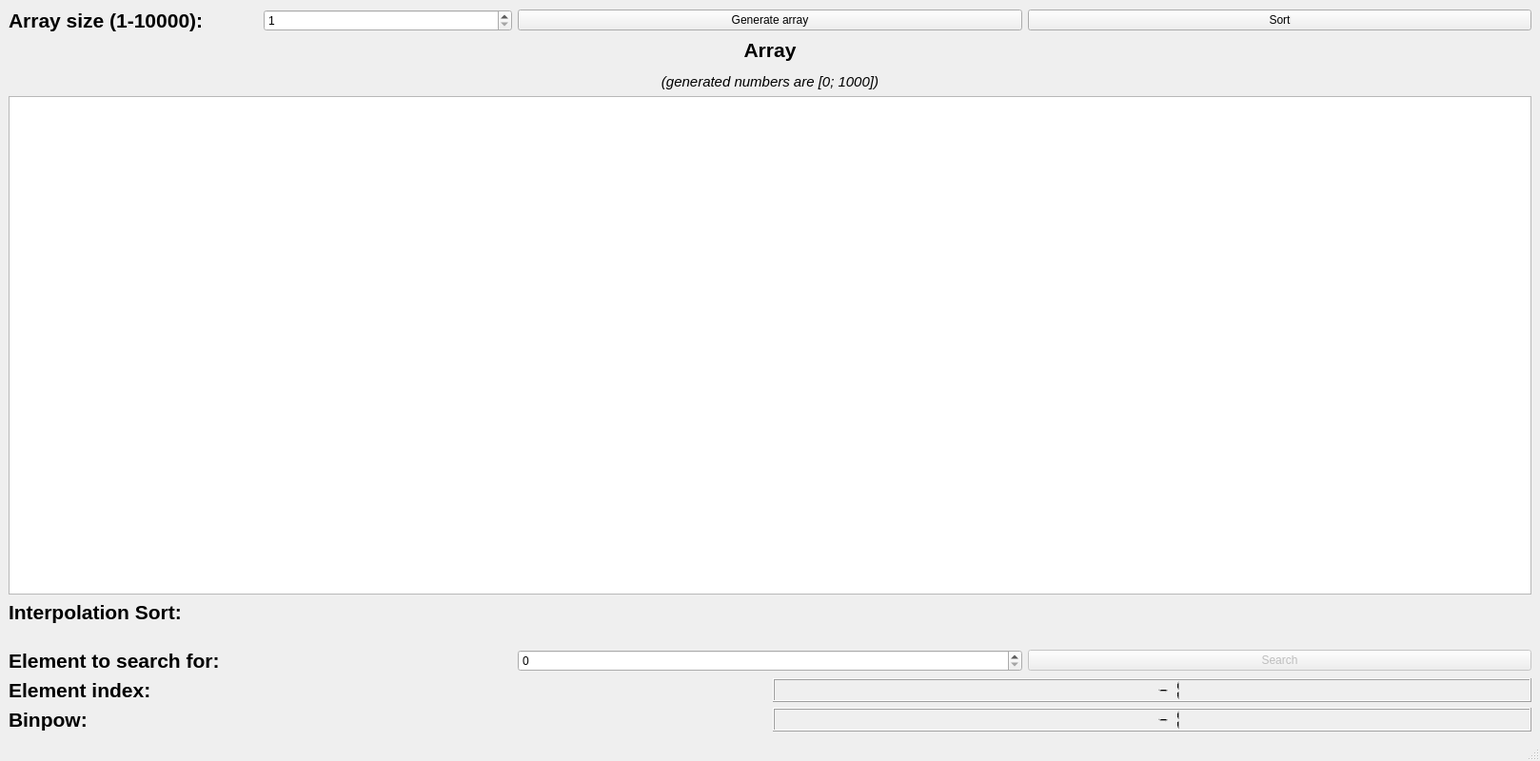
<?xml version="1.0" encoding="UTF-8"?>
<ui version="4.0">
 <class>MainWindow</class>
 <widget class="QMainWindow" name="MainWindow">
  <property name="geometry">
   <rect>
    <x>0</x>
    <y>0</y>
    <width>1618</width>
    <height>800</height>
   </rect>
  </property>
  <property name="sizePolicy">
   <sizepolicy hsizetype="Fixed" vsizetype="Fixed">
    <horstretch>0</horstretch>
    <verstretch>0</verstretch>
   </sizepolicy>
  </property>
  <property name="minimumSize">
   <size>
    <width>1618</width>
    <height>800</height>
   </size>
  </property>
  <property name="maximumSize">
   <size>
    <width>1618</width>
    <height>800</height>
   </size>
  </property>
  <property name="windowTitle">
   <string>Task 2</string>
  </property>
  <widget class="QWidget" name="centralwidget">
   <layout class="QVBoxLayout" name="verticalLayout_2">
    <item>
     <layout class="QHBoxLayout" name="horizontalLayout_6">
      <item>
       <layout class="QHBoxLayout" name="horizontalLayout_5">
        <item>
         <widget class="QLabel" name="label_7">
          <property name="sizePolicy">
           <sizepolicy hsizetype="Minimum" vsizetype="Preferred">
            <horstretch>0</horstretch>
            <verstretch>0</verstretch>
           </sizepolicy>
          </property>
          <property name="font">
           <font>
            <pointsize>16</pointsize>
            <bold>true</bold>
           </font>
          </property>
          <property name="text">
           <string>&lt;html&gt;&lt;head/&gt;&lt;body&gt;&lt;p&gt;Array size (1-10000): &lt;/p&gt;&lt;/body&gt;&lt;/html&gt;</string>
          </property>
         </widget>
        </item>
        <item>
         <widget class="QSpinBox" name="spinBox">
          <property name="minimum">
           <number>1</number>
          </property>
          <property name="maximum">
           <number>10000</number>
          </property>
         </widget>
        </item>
       </layout>
      </item>
      <item>
       <widget class="QPushButton" name="pushButton">
        <property name="text">
         <string>Generate array</string>
        </property>
       </widget>
      </item>
      <item>
       <widget class="QPushButton" name="pushButton_2">
        <property name="text">
         <string>Sort</string>
        </property>
       </widget>
      </item>
     </layout>
    </item>
    <item>
     <layout class="QVBoxLayout" name="verticalLayout_3">
      <item>
       <widget class="QLabel" name="label_8">
        <property name="font">
         <font>
          <pointsize>16</pointsize>
          <bold>true</bold>
         </font>
        </property>
        <property name="text">
         <string>&lt;html&gt;&lt;head/&gt;&lt;body&gt;&lt;p align=&quot;center&quot;&gt;Array&lt;/p&gt;&lt;p align=&quot;center&quot;&gt;&lt;span style=&quot; font-size:11pt; font-weight:400; font-style:italic;&quot;&gt;(generated numbers are [0; 1000])&lt;/span&gt;&lt;/p&gt;&lt;/body&gt;&lt;/html&gt;</string>
        </property>
       </widget>
      </item>
     </layout>
    </item>
    <item>
     <widget class="QGraphicsView" name="graphicsView">
      <property name="minimumSize">
       <size>
        <width>1600</width>
        <height>481</height>
       </size>
      </property>
      <property name="interactive">
       <bool>false</bool>
      </property>
      <property name="sceneRect">
       <rectf>
        <x>0.000000000000000</x>
        <y>0.000000000000000</y>
        <width>0.000000000000000</width>
        <height>0.000000000000000</height>
       </rectf>
      </property>
      <property name="viewportUpdateMode">
       <enum>QGraphicsView::FullViewportUpdate</enum>
      </property>
     </widget>
    </item>
    <item>
     <layout class="QHBoxLayout" name="horizontalLayout_8">
      <item>
       <layout class="QHBoxLayout" name="horizontalLayout">
        <item>
         <widget class="QLabel" name="label">
          <property name="sizePolicy">
           <sizepolicy hsizetype="Fixed" vsizetype="Preferred">
            <horstretch>0</horstretch>
            <verstretch>0</verstretch>
           </sizepolicy>
          </property>
          <property name="font">
           <font>
            <pointsize>16</pointsize>
            <bold>true</bold>
           </font>
          </property>
          <property name="text">
           <string>Interpolation Sort:</string>
          </property>
         </widget>
        </item>
        <item>
         <widget class="QLabel" name="label_4">
          <property name="font">
           <font>
            <pointsize>15</pointsize>
           </font>
          </property>
          <property name="text">
           <string/>
          </property>
         </widget>
        </item>
       </layout>
      </item>
     </layout>
    </item>
    <item>
     <spacer name="verticalSpacer">
      <property name="orientation">
       <enum>Qt::Vertical</enum>
      </property>
      <property name="sizeType">
       <enum>QSizePolicy::Minimum</enum>
      </property>
      <property name="sizeHint" stdset="0">
       <size>
        <width>20</width>
        <height>20</height>
       </size>
      </property>
     </spacer>
    </item>
    <item>
     <layout class="QVBoxLayout" name="verticalLayout">
      <item>
       <layout class="QHBoxLayout" name="horizontalLayout_4">
        <item>
         <widget class="QLabel" name="label_9">
          <property name="sizePolicy">
           <sizepolicy hsizetype="Minimum" vsizetype="Preferred">
            <horstretch>0</horstretch>
            <verstretch>0</verstretch>
           </sizepolicy>
          </property>
          <property name="text">
           <string>&lt;html&gt;&lt;head/&gt;&lt;body&gt;&lt;p&gt;&lt;span style=&quot; font-size:16pt; font-weight:700;&quot;&gt;Element to search for: &lt;/span&gt;&lt;/p&gt;&lt;/body&gt;&lt;/html&gt;</string>
          </property>
         </widget>
        </item>
        <item>
         <widget class="QSpinBox" name="spinBox_2">
          <property name="minimum">
           <number>0</number>
          </property>
          <property name="maximum">
           <number>1000</number>
          </property>
         </widget>
        </item>
        <item>
         <widget class="QPushButton" name="pushButton_3">
          <property name="enabled">
           <bool>false</bool>
          </property>
          <property name="text">
           <string>Search</string>
          </property>
         </widget>
        </item>
       </layout>
      </item>
      <item>
       <layout class="QHBoxLayout" name="horizontalLayout_7">
        <item>
         <widget class="QLabel" name="label_10">
          <property name="sizePolicy">
           <sizepolicy hsizetype="Minimum" vsizetype="Preferred">
            <horstretch>0</horstretch>
            <verstretch>0</verstretch>
           </sizepolicy>
          </property>
          <property name="text">
           <string>&lt;html&gt;&lt;head/&gt;&lt;body&gt;&lt;p&gt;&lt;span style=&quot; font-size:16pt; font-weight:700;&quot;&gt;Element index: &lt;/span&gt;&lt;/p&gt;&lt;/body&gt;&lt;/html&gt;</string>
          </property>
         </widget>
        </item>
        <item>
         <widget class="QLCDNumber" name="lcdNumber">
          <property name="intValue" stdset="0">
           <number>-1</number>
          </property>
         </widget>
        </item>
       </layout>
      </item>
      <item>
       <layout class="QHBoxLayout" name="horizontalLayout_9">
        <item>
         <widget class="QLabel" name="label_11">
          <property name="sizePolicy">
           <sizepolicy hsizetype="Minimum" vsizetype="Preferred">
            <horstretch>0</horstretch>
            <verstretch>0</verstretch>
           </sizepolicy>
          </property>
          <property name="text">
           <string>&lt;html&gt;&lt;head/&gt;&lt;body&gt;&lt;p&gt;&lt;span style=&quot; font-size:16pt; font-weight:700;&quot;&gt;Binpow: &lt;/span&gt;&lt;/p&gt;&lt;/body&gt;&lt;/html&gt;</string>
          </property>
         </widget>
        </item>
        <item>
         <widget class="QLCDNumber" name="lcdNumber_2">
          <property name="intValue" stdset="0">
           <number>-1</number>
          </property>
         </widget>
        </item>
       </layout>
      </item>
     </layout>
    </item>
   </layout>
  </widget>
  <widget class="QMenuBar" name="menubar">
   <property name="geometry">
    <rect>
     <x>0</x>
     <y>0</y>
     <width>1618</width>
     <height>22</height>
    </rect>
   </property>
  </widget>
  <widget class="QStatusBar" name="statusbar"/>
 </widget>
 <resources/>
 <connections/>
</ui>
